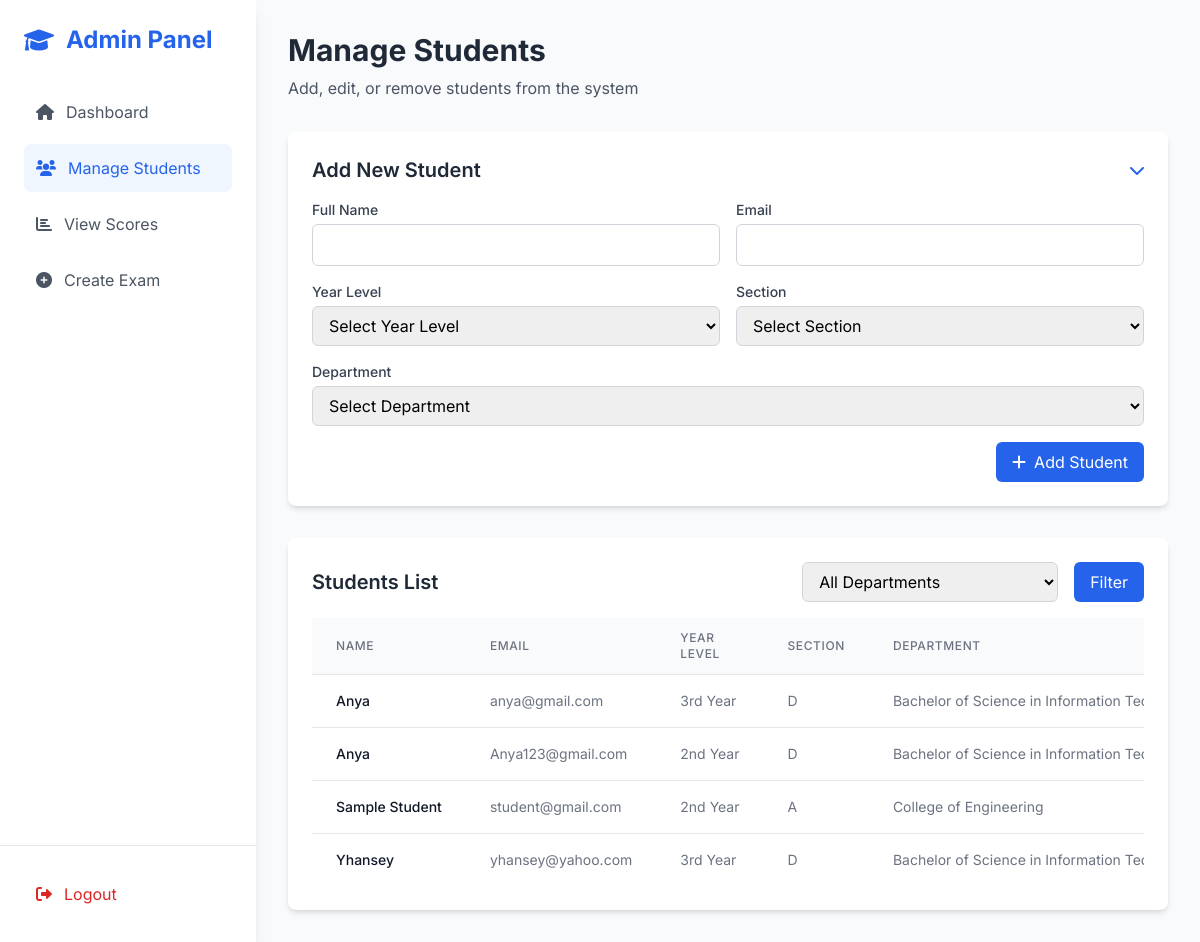
The app's page /admin-1/manage_students.php (signed in) with its own data.
### tables this page shows
CREATE TABLE `students` (
  `id` int(11) NOT NULL,
  `full_name` varchar(100) NOT NULL,
  `email` varchar(100) NOT NULL,
  `password` varchar(255) NOT NULL,
  `year_level` enum('1st Year','2nd Year','3rd Year','4th Year') NOT NULL,
  `section` enum('A','B','C','D','E') NOT NULL,
  `registration_date` timestamp NOT NULL DEFAULT current_timestamp(),
  `department` varchar(255) NOT NULL DEFAULT ''
);

### admin-1/manage_students.php (the view, shortened to what this page needs)
<?php
include '../includes/db_connection.php';
$filter_department = $_GET['filter_department'] ?? 'all';
$students = [];
if ($filter_department && $filter_department !== 'all') {
    $stmt = $conn->prepare("SELECT * FROM students WHERE department = ? ORDER BY full_name ASC");
    $stmt->bind_param("s", $filter_department);
} else {
    $stmt = $conn->prepare("SELECT * FROM students ORDER BY full_name ASC");
}
$stmt->execute();
$result = $stmt->get_result();
while ($row = $result->fetch_assoc()) {
    $students[] = $row;
}
?>
<!DOCTYPE html>
<html lang="en">
<head>
    <script src="https://cdn.tailwindcss.com"></script>
    <link href="https://cdnjs.cloudflare.com/ajax/libs/font-awesome/6.0.0/css/all.min.css" rel="stylesheet">
</head>
<body class="bg-gray-50">
    <div class="flex h-screen">
        <div id="mobileMenu" class="mobile-menu fixed lg:static w-64 bg-white shadow-lg flex flex-col h-full z-50">
            <div class="p-6 flex-1">
                <div class="flex items-center space-x-3 mb-8">
                    <i class="fas fa-graduation-cap text-2xl text-blue-600"></i>
                    <h2 class="text-2xl font-bold text-blue-600">Admin Panel</h2>
                </div>
                <nav class="space-y-2">
                    <a href="admin_dashboard.php" class="sidebar-item flex items-center space-x-3 text-gray-600 hover:bg-blue-50 hover:text-blue-600 p-3 rounded-lg">
                        <i class="fas fa-home"></i>
                        <span>Dashboard</span>
                    </a>
                    <a href="manage_students.php" class="sidebar-item flex items-center space-x-3 text-blue-600 bg-blue-50 p-3 rounded-lg">
                        <i class="fas fa-users"></i>
                        <span>Manage Students</span>
                    </a>
                    <a href="view_scores.php" class="sidebar-item flex items-center space-x-3 text-gray-600 hover:bg-blue-50 hover:text-blue-600 p-3 rounded-lg">
                        <i class="fas fa-chart-bar"></i>
                        <span>View Scores</span>
                    </a>
                    <a href="create_exam.php" class="sidebar-item flex items-center space-x-3 text-gray-600 hover:bg-blue-50 hover:text-blue-600 p-3 rounded-lg">
                        <i class="fas fa-plus-circle"></i>
                        <span>Create Exam</span>
                    </a>
                </nav>
            </div>
            <div class="p-6 border-t border-gray-200">
                <a href="../logout.php" class="sidebar-item flex items-center space-x-3 text-red-600 hover:bg-red-50 p-3 rounded-lg">
                    <i class="fas fa-sign-out-alt"></i>
                    <span>Logout</span>
                </a>
            </div>
        </div>
        <div class="flex-1 overflow-y-auto">
            <div class="p-4 lg:p-8">
                <div class="mb-8">
                    <h1 class="text-2xl lg:text-3xl font-bold text-gray-800">Manage Students</h1>
                    <p class="text-gray-600 mt-2">Add, edit, or remove students from the system</p>
                </div>
                <div class="bg-white rounded-lg shadow-md p-4 lg:p-6 mb-8">
                    <div class="flex items-center justify-between mb-4">
                        <h2 class="text-lg lg:text-xl font-semibold text-gray-800">Add New Student</h2>
                        <button onclick="toggleStudentForm()" class="text-blue-600 hover:text-blue-800">
                            <i class="fas fa-chevron-down"></i>
                        </button>
                    </div>
                    <form method="POST" class="space-y-4" id="studentForm">
                        <div class="grid grid-cols-1 md:grid-cols-2 gap-4">
                            <div>
                                <label class="block text-sm font-medium text-gray-700 mb-1">Full Name</label>
                                <input type="text" name="full_name" required
                                    class="w-full px-3 py-2 border border-gray-300 rounded-md focus:outline-none focus:ring-2 focus:ring-blue-500 focus:border-transparent">
                            </div>
                            <div>
                                <label class="block text-sm font-medium text-gray-700 mb-1">Email</label>
                                <input type="email" name="email" required
                                    class="w-full px-3 py-2 border border-gray-300 rounded-md focus:outline-none focus:ring-2 focus:ring-blue-500 focus:border-transparent">
                            </div>
                            <div>
                                <label class="block text-sm font-medium text-gray-700 mb-1">Year Level</label>
                                <select name="year_level" required
                                    class="w-full px-3 py-2 border border-gray-300 rounded-md focus:outline-none focus:ring-2 focus:ring-blue-500 focus:border-transparent">
                                    <option value="">Select Year Level</option>
                                </select>
                            </div>
                            <div>
                                <label class="block text-sm font-medium text-gray-700 mb-1">Section</label>
                                <select name="section" required
                                    class="w-full px-3 py-2 border border-gray-300 rounded-md focus:outline-none focus:ring-2 focus:ring-blue-500 focus:border-transparent">
                                    <option value="">Select Section</option>
                                </select>
                            </div>
                            <div class="md:col-span-2">
                                <label class="block text-sm font-medium text-gray-700 mb-1">Department</label>
                                <select name="department" required
                                    class="w-full px-3 py-2 border border-gray-300 rounded-md focus:outline-none focus:ring-2 focus:ring-blue-500 focus:border-transparent">
                                    <option value="">Select Department</option>
                                </select>
                            </div>
                        </div>
                        <div class="flex justify-end">
                            <button type="submit" name="add_student"
                                class="px-4 py-2 bg-blue-600 text-white rounded-md hover:bg-blue-700 focus:outline-none focus:ring-2 focus:ring-blue-500 focus:ring-offset-2 transition-colors duration-200">
                                <i class="fas fa-plus mr-2"></i>Add Student
                            </button>
                        </div>
                    </form>
                </div>
                <div class="bg-white rounded-lg shadow-md p-4 lg:p-6">
                    <div class="flex flex-col lg:flex-row justify-between items-start lg:items-center mb-4">
                        <h2 class="text-lg lg:text-xl font-semibold text-gray-800 mb-4 lg:mb-0">Students List</h2>
                        <div class="w-full lg:w-auto">
                            <form method="GET" class="flex flex-col lg:flex-row gap-4">
                                <select name="filter_department" class="w-full lg:w-64 px-3 py-2 border border-gray-300 rounded-md focus:outline-none focus:ring-2 focus:ring-blue-500 focus:border-transparent">
                                    <option value="all">All Departments</option>
                                </select>
                                <button type="submit" class="w-full lg:w-auto px-4 py-2 bg-blue-600 text-white rounded-md hover:bg-blue-700 focus:outline-none focus:ring-2 focus:ring-blue-500 focus:ring-offset-2 transition-colors duration-200">
                                    Filter
                                </button>
                            </form>
                        </div>
                    </div>
                    <div class="overflow-x-auto">
                        <table class="min-w-full divide-y divide-gray-200">
                            <thead class="bg-gray-50">
                                <tr>
                                    <th class="px-4 lg:px-6 py-3 text-left text-xs font-medium text-gray-500 uppercase tracking-wider">Name</th>
                                    <th class="px-4 lg:px-6 py-3 text-left text-xs font-medium text-gray-500 uppercase tracking-wider">Email</th>
                                    <th class="px-4 lg:px-6 py-3 text-left text-xs font-medium text-gray-500 uppercase tracking-wider">Year Level</th>
                                    <th class="px-4 lg:px-6 py-3 text-left text-xs font-medium text-gray-500 uppercase tracking-wider">Section</th>
                                    <th class="px-4 lg:px-6 py-3 text-left text-xs font-medium text-gray-500 uppercase tracking-wider">Department</th>
                                </tr>
                            </thead>
                            <tbody class="bg-white divide-y divide-gray-200">
                                <?php foreach ($students as $student): ?>
                                    <tr>
                                        <td class="px-4 lg:px-6 py-4 whitespace-nowrap">
                                            <div class="text-sm font-medium text-gray-900"><?php echo htmlspecialchars($student['full_name']); ?></div>
                                        </td>
                                        <td class="px-4 lg:px-6 py-4 whitespace-nowrap">
                                            <div class="text-sm text-gray-500"><?php echo htmlspecialchars($student['email']); ?></div>
                                        </td>
                                        <td class="px-4 lg:px-6 py-4 whitespace-nowrap">
                                            <div class="text-sm text-gray-500"><?php echo htmlspecialchars($student['year_level']); ?></div>
                                        </td>
                                        <td class="px-4 lg:px-6 py-4 whitespace-nowrap">
                                            <div class="text-sm text-gray-500"><?php echo htmlspecialchars($student['section']); ?></div>
                                        </td>
                                        <td class="px-4 lg:px-6 py-4 whitespace-nowrap">
                                            <div class="text-sm text-gray-500"><?php echo htmlspecialchars($student['department']); ?></div>
                                        </td>
                                    </tr>
                                <?php endforeach; ?>
                            </tbody>
                        </table>
                    </div>
                </div>
            </div>
        </div>
    </div>
</body>
</html>

### admin-1/manage_students.php (style rules this page uses)
body { font-family: 'Inter', sans-serif; }
.sidebar-item { transition: all 0.3s ease; }

### records on screen
students: full_name "Anya", email "anya@gmail.com", year_level "3rd Year", section "D", department "Bachelor of Science in Information…"
students: full_name "Anya", email "Anya123@gmail.com", year_level "2nd Year", section "D", department "Bachelor of Science in Information…"
students: full_name "Sample Student", email "student@gmail.com", year_level "2nd Year", section "A", department "College of Engineering"
students: full_name "Yhansey", email "yhansey@yahoo.com", year_level "3rd Year", section "D", department "Bachelor of Science in Information…"
